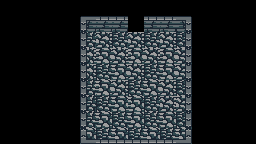

Below is a game level as drawn by its tile map, then a one-line description and the .tmx file that defines it, in full:
An orthogonal 16x9 tile map with 16x16 px tiles, 2 tile layers (Tile Layer 1, wallsides) and 5 objects.

<map version="1.10" tiledversion="1.12.2" orientation="orthogonal" renderorder="right-down" width="16" height="9" tilewidth="16" tileheight="16" infinite="0" nextlayerid="4" nextobjectid="8">
 <tileset firstgid="1" source="../tiny_dungeon_tilesheet.tsx" />
 <layer id="1" name="Tile Layer 1" width="16" height="9">
  <data encoding="csv">
0,0,0,0,0,0,0,0,0,0,0,0,0,0,0,0,
0,0,0,0,0,36,52,52,0,52,52,37,0,0,0,0,
0,0,0,0,0,20,22,20,22,20,22,20,0,0,0,0,
0,0,0,0,0,22,21,22,21,22,21,22,0,0,0,0,
0,0,0,0,0,22,20,21,22,20,21,22,0,0,0,0,
0,0,0,0,0,4,21,22,20,21,22,20,0,0,0,0,
0,0,0,0,0,20,20,21,21,20,22,22,0,0,0,0,
0,0,0,0,0,20,21,20,21,20,21,20,0,0,0,0,
0,0,0,0,0,21,20,21,20,21,20,21,0,0,0,0
</data>
 </layer>
 <layer id="2" name="wallsides" width="16" height="9">
  <data encoding="csv">
0,0,0,0,0,0,0,0,0,0,0,0,0,0,0,0,
0,0,0,0,0,0,0,0,0,0,0,0,0,0,0,0,
0,0,0,0,0,41,0,0,0,0,0,38,0,0,0,0,
0,0,0,0,0,41,0,0,0,0,0,38,0,0,0,0,
0,0,0,0,0,41,0,0,0,0,0,38,0,0,0,0,
0,0,0,0,0,41,0,0,0,0,0,38,0,0,0,0,
0,0,0,0,0,41,0,0,0,0,0,38,0,0,0,0,
0,0,0,0,0,41,0,0,0,0,0,38,0,0,0,0,
0,0,0,0,0,50,49,49,49,49,49,51,0,0,0,0
</data>
 </layer>
 <objectgroup id="3" name="Object Layer 1">
  <object id="1" template="../templates/door2.tx" x="128" y="32">
   <properties>
    <property name="next_room" value="room_2.tmx" />
   </properties>
  </object>
  <object id="2" template="../templates/Player.tx" x="128" y="128" />
  <object id="3" template="../templates/gem.tx" x="128" y="80">
   <properties>
    <property name="paletteTo" value="0,11,12" />
   </properties>
  </object>
  <object id="4" template="../templates/gem.tx" x="128" y="48" />
  <object id="7" template="../templates/gem.tx" x="128" y="112">
   <properties>
    <property name="paletteTo" value="0,2,3" />
   </properties>
  </object>
 </objectgroup>
</map>
